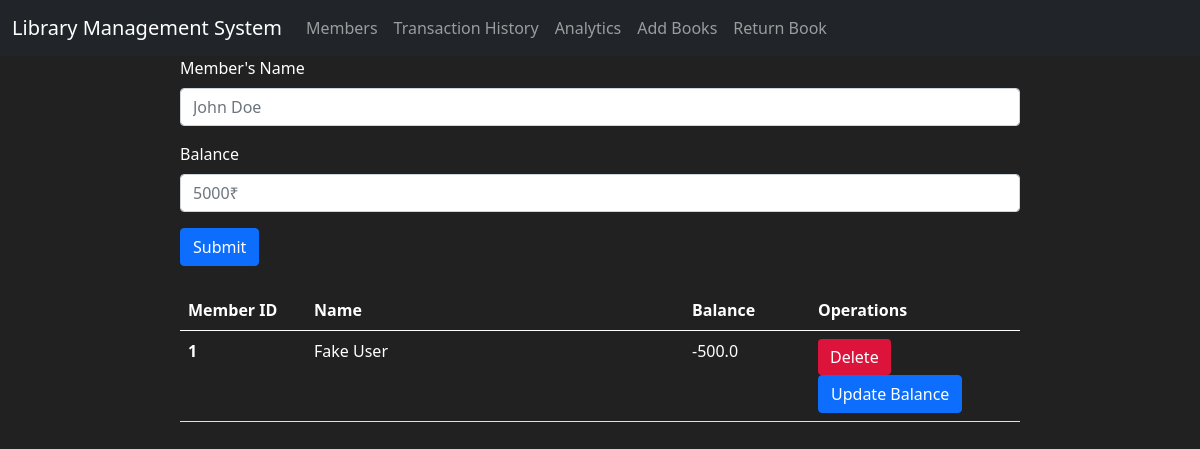
/members, run on an earlier commit of the app's database.
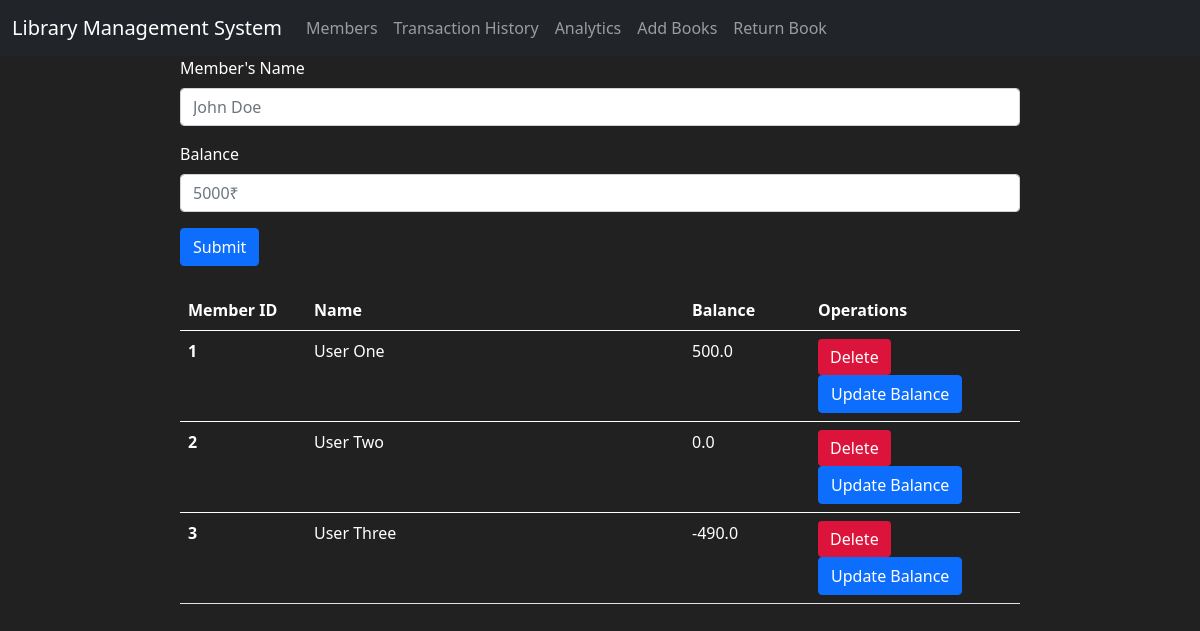
And on a later commit of the database.
### app.py (models this page shows)
class Members(db.Model):
    member_id = db.Column(db.Integer , primary_key = True)
    member_name = db.Column(db.String(150))
    member_balance = db.Column(db.Float , default = 1000)
    member_borrowed = db.Column(db.Boolean, default = False)
    library_fees_given = db.Column(db.Float , default = 0)

### app.py (the view, shortened to what this page needs)
@app.route('/members', methods = ["POST" , "GET"])
def members():
    members = Members.query.all()                               # Getting all the members
    return render_template('members.html', members = members)   # rendering the page for members

### templates/members.html (shortened to what this page needs)
{% extends "base.html" %}  {% block body %}
<div style="width: 70%; margin-left: auto; margin-right: auto">
  <form action="/members" method="POST">
    <div class="mb-3">
      <label for="name" class="form-label">Member's Name</label>
      <input
        type="text"
        class="form-control"
        name="user_name"
        placeholder="John Doe"
      />
    </div>
    <div class="mb-3">
      <label for="Balance" class="form-label">Balance</label>
      <input
        type="text"
        class="form-control"
        name="balance"
        placeholder="5000₹"
      />
    </div>
    <button type="submit" class="btn btn-primary">Submit</button>
  </form>
  <br />
  <table class="table" style="color: white">
    <thead>
      <tr>
        <th scope="col" style="width: 15%">Member ID</th>
        <th scope="col">Name</th>
        <th scope="col" style="width: 15%">Balance</th>
        <th scope="col" style="width: 25%">Operations</th>
      </tr>
    </thead>
    {% for member in members %} {% if member.member_borrowed == False %}
    <tbody>
      <tr>
        <th scope="row">{{member.member_id}}</th>
        <td>{{member.member_name}}</td>
        <td>{{member.member_balance}}</td>
        <td>
          <a href="delete_member/{{member.member_id}}"
            ><button
              style="background-color: crimson; border: none"
              class="btn btn-primary"
            >
              Delete
            </button></a
          >
          <a href="update/{{member.member_id}}"
            ><button class="btn btn-primary">Update Balance</button></a
          >
        </td>
      </tr>
    </tbody>
    {% endif %} {% endfor %}
  </table>
</div>
{% endblock %}

What changed in the data, as far as the page shows it:
changed Members id 1: member_name "Fake User" → "User One"; member_balance "-500.0" → "500.0"
added Members: member_id "2", member_name "User Two", member_balance "0.0"
added Members: member_id "3", member_name "User Three", member_balance "-490.0"
